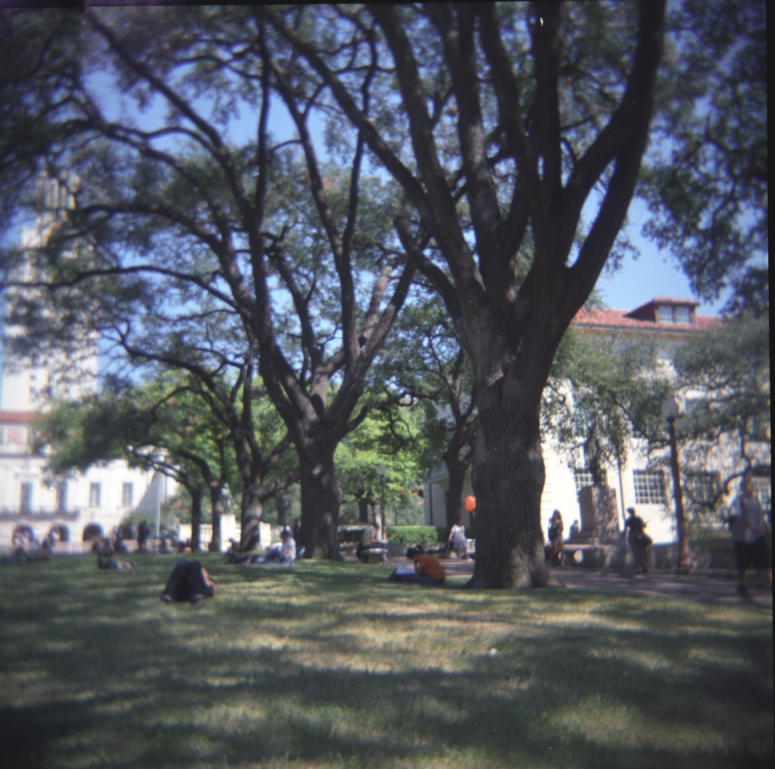
%> input picture SeamCarvingReduce/inputSeamCarvingMall.jpg, 775 x 769 px
$ octave --eval "result = energy_image(imread('inputSeamCarvingMall.jpg'));"   (GNU Octave 9; MATLAB toolbox functions it lacks are replaced by stand-ins)
%> lines starting %> are read from the running program, lines starting %| are printed output that depends on the picture
function  eMatrix  = energy_image( im )
% Input: im is MxNx3 matrix type uint8
% Output: im is 2D matrix datatype double
% Use x and y gradients (sqrtdx^2+dy^2))

    img = im2double(im);

    grayImg = rgb2gray(img);
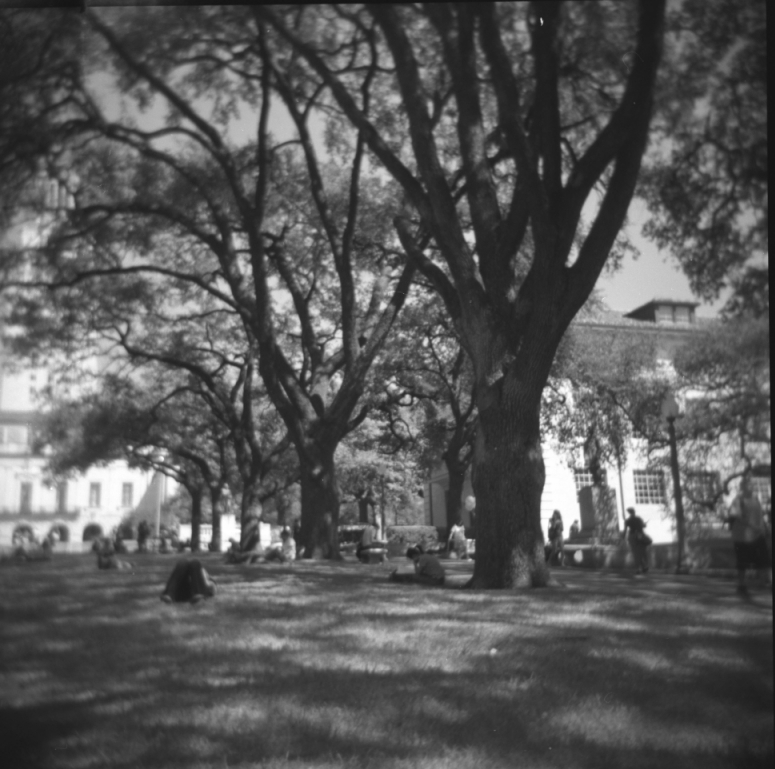
%> grayImg: size 769x775 double; min 0.0773, max 1, mean 0.345

    [dX dY] = gradient(grayImg);
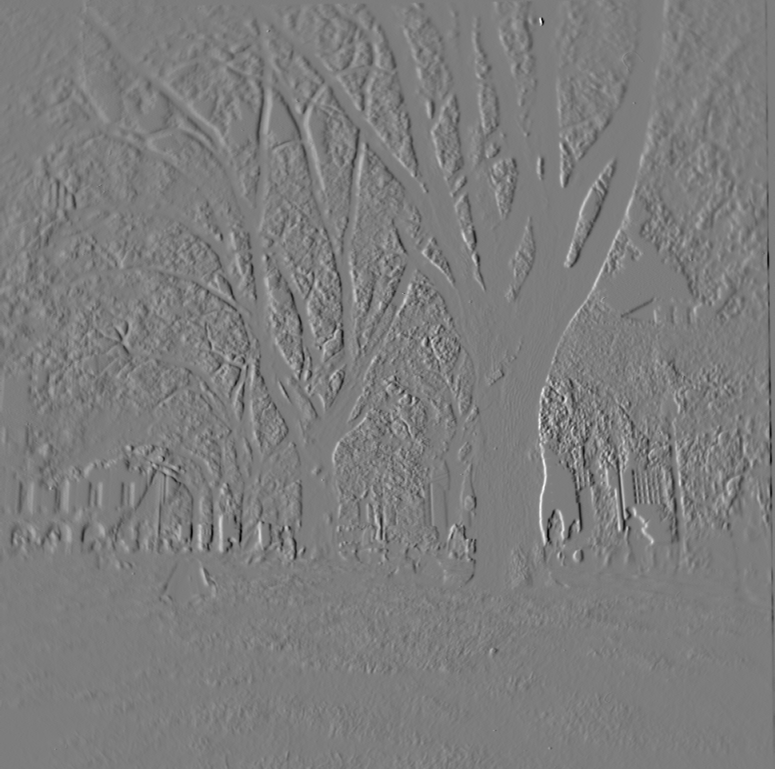
%> dX: size 769x775 double; min -0.318, max 0.33, mean -0.000373; drawn with min black and max white
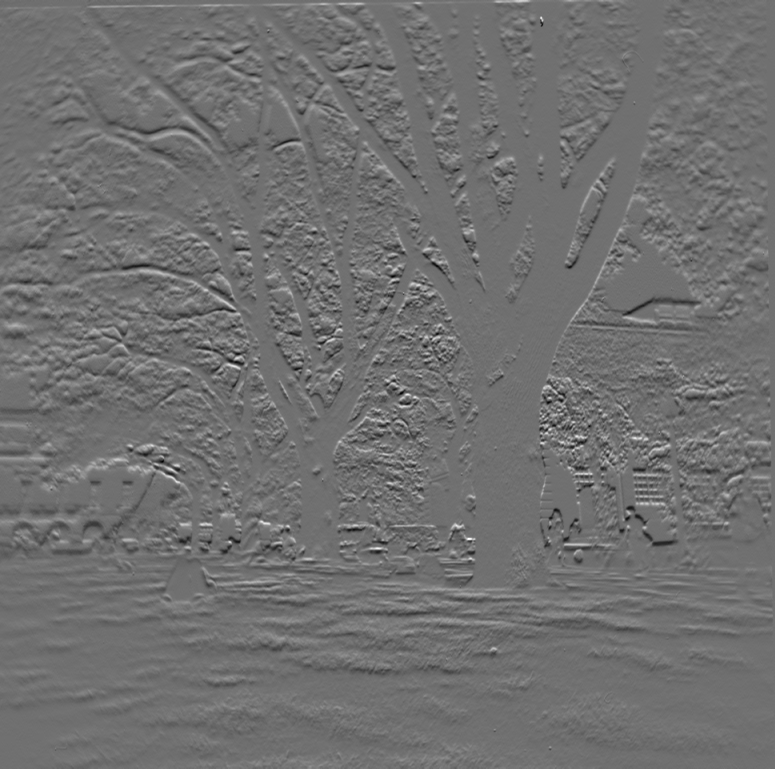
%> dY: size 769x775 double; min -0.224, max 0.284, mean 0.000197; drawn with min black and max white

    xGradient = abs(dX);
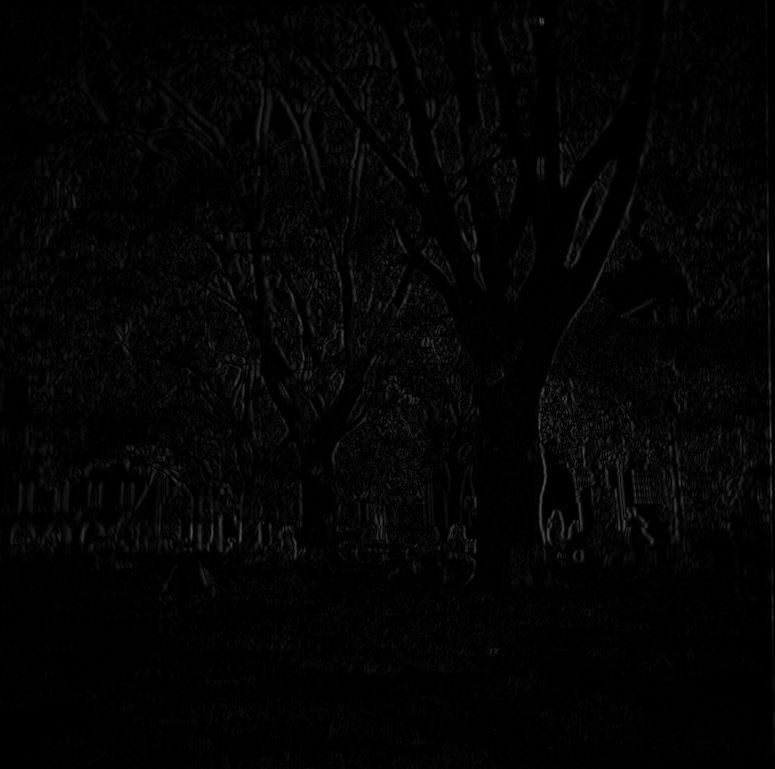
%> xGradient: size 769x775 double; min 0, max 0.33, mean 0.0175

    yGradient = abs(dY);
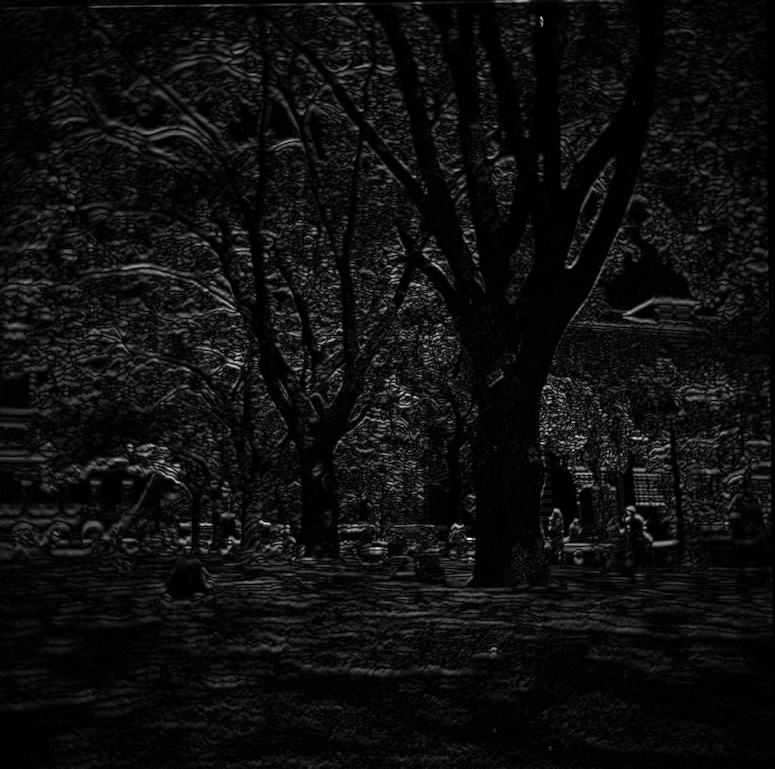
%> yGradient: size 769x775 double; min 0, max 0.284, mean 0.0173; drawn with min black and max white

    eMatrix = sqrt(xGradient.^2 + yGradient.^2);


end

$ run again, on SeamCarvingReduce/inputSeamCarvingPrague.jpg
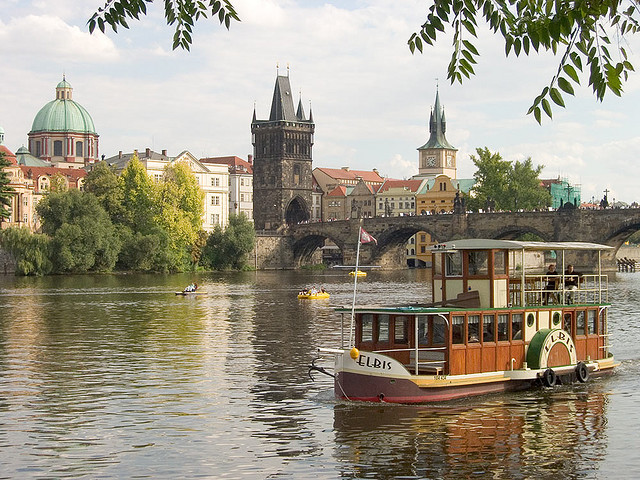
%> input picture SeamCarvingReduce/inputSeamCarvingPrague.jpg, 640 x 480 px
%> in energy_image, `[dX dY] = gradient(grayImg);`:
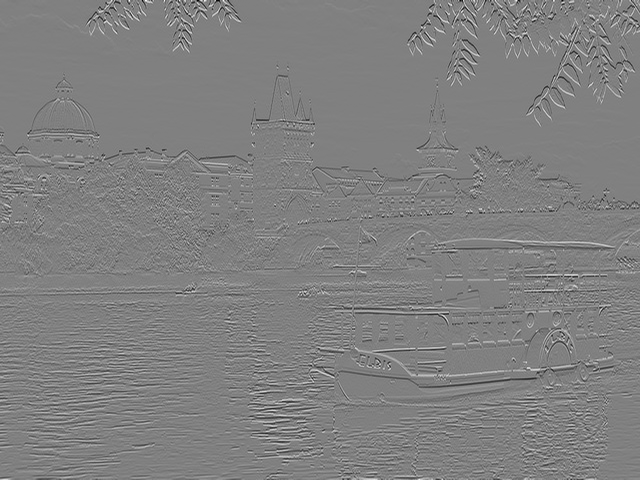
%> dY: size 480x640 double; min -0.712, max 0.702, mean -0.000285; drawn with min black and max white
%> in energy_image, `eMatrix = sqrt(xGradient.^2 + yGradient.^2);`:
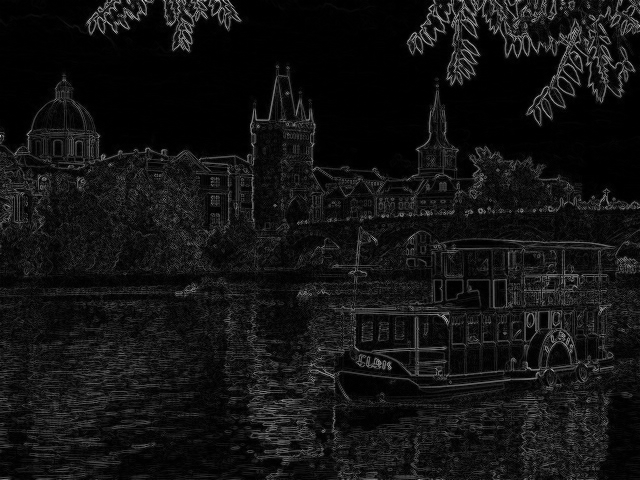
%> eMatrix: size 480x640 double; min 0, max 0.801, mean 0.0741
